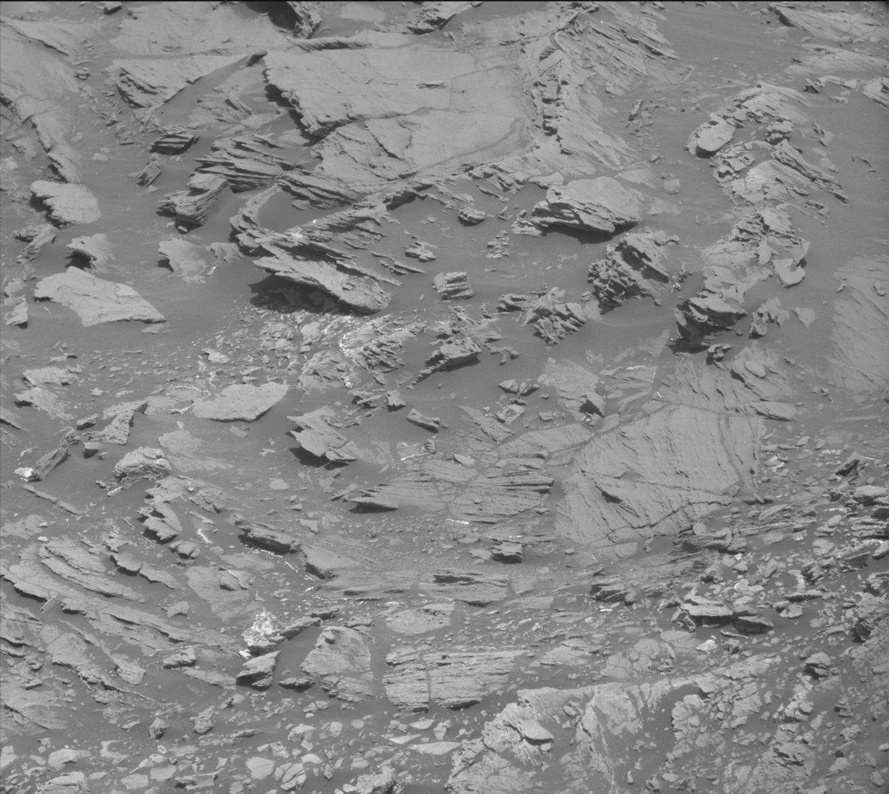
#> input picture ml_mars/1000ML0044440000405077D01_DXXX.jpg, 889 x 794 px, shrunk from 1344 x 1200 before the run, found by its file name; its folder holds only this picture in this run
$ python kmeans.py   (Python 2 division)
#> lines starting #> are read from the running program, lines starting #| are printed output that depends on the picture
# -*- coding: utf-8 -*-
"""
Spyder Editor
Author : Rohit khambad
"""
import os
import os.path
import numpy as np
import cv2
from matplotlib import pyplot as plt


def dir_list_fn(dir_path):
#> called with dir_path = 'E:\\bigdata\\project\\ml_mars\\'
    dir_ls = []
    cnt = 0
    dir_ls = os.listdir(dir_path)
    for file in dir_ls:
        cnt+=1
    return dir_ls


def img_arr_fn():
    dr_fl=dir_list_fn("E:\\bigdata\\project\\ml_mars\\")
    join_img=[[]]
    for fl in dr_fl:
        img_arr = cv2.imread("E:\\bigdata\\project\\ml_mars\\"+fl)
#> img_arr is the input picture: shape (794, 889, 3); min 4, max 251, mean 136.2
        #img_flt = img_arr.flatten('F')
        #join_img = np.vstack(img_flt)
        join_img = np.vstack(img_arr)

    return join_img

result=img_arr_fn()
Z = np.float32(result)
criteria = (cv2.TERM_CRITERIA_EPS, 10,0)
ret,label,center=cv2.kmeans(Z,2,criteria,10,0)
#> ret = 612768804.5; center = [[117.3, 117.3, 117.3], [156.3, 156.3, 156.3]]
print np.shape(result)
#| (705866, 3)
A = Z[label.ravel()==0]
B = Z[label.ravel()==1]
plt.scatter(A[:,0],A[:,1],A[:,2])
plt.scatter(B[:,0],B[:,1],B[:,2],c = 'r')
plt.show()
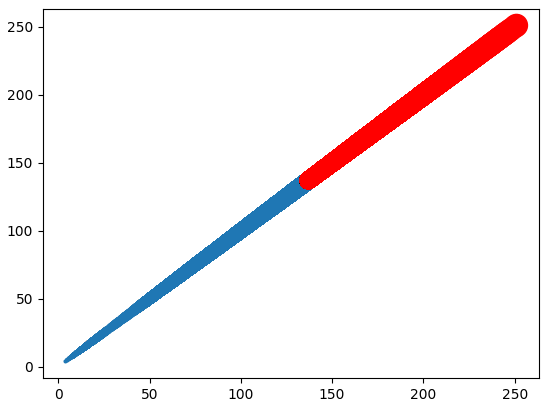
#> figure drawn by matplotlib, 1 panel
